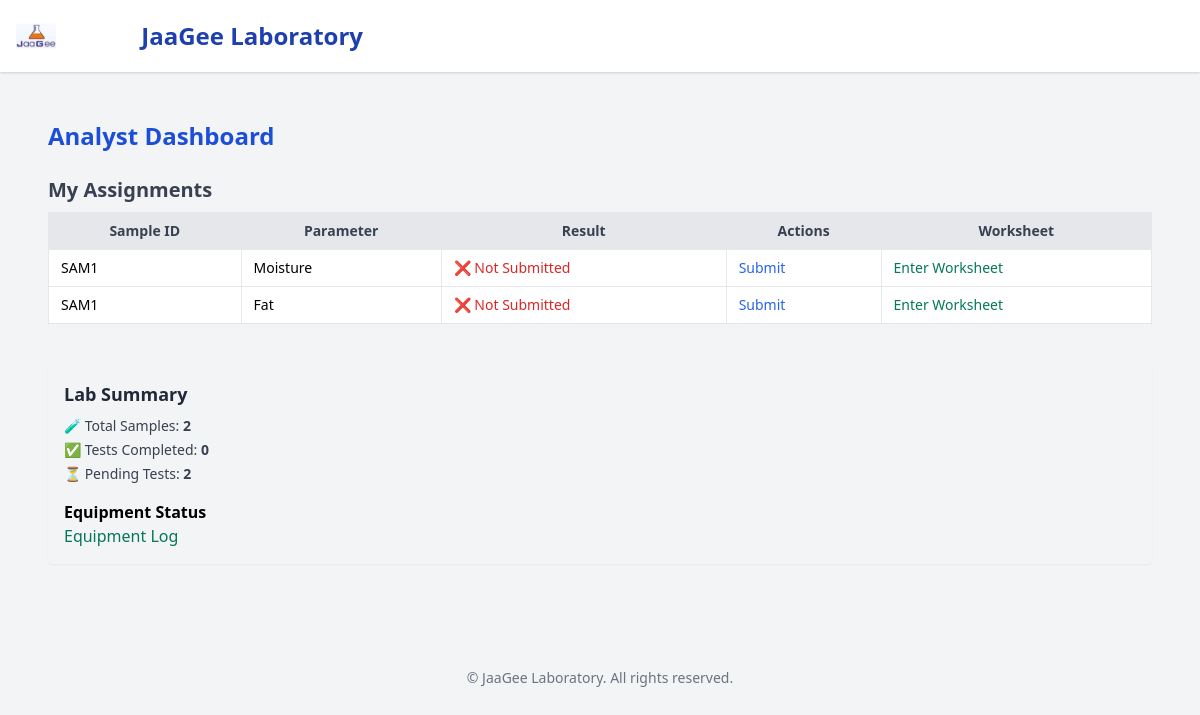
The page /dashboard/analyst/ (signed in) on the database as committed earlier.
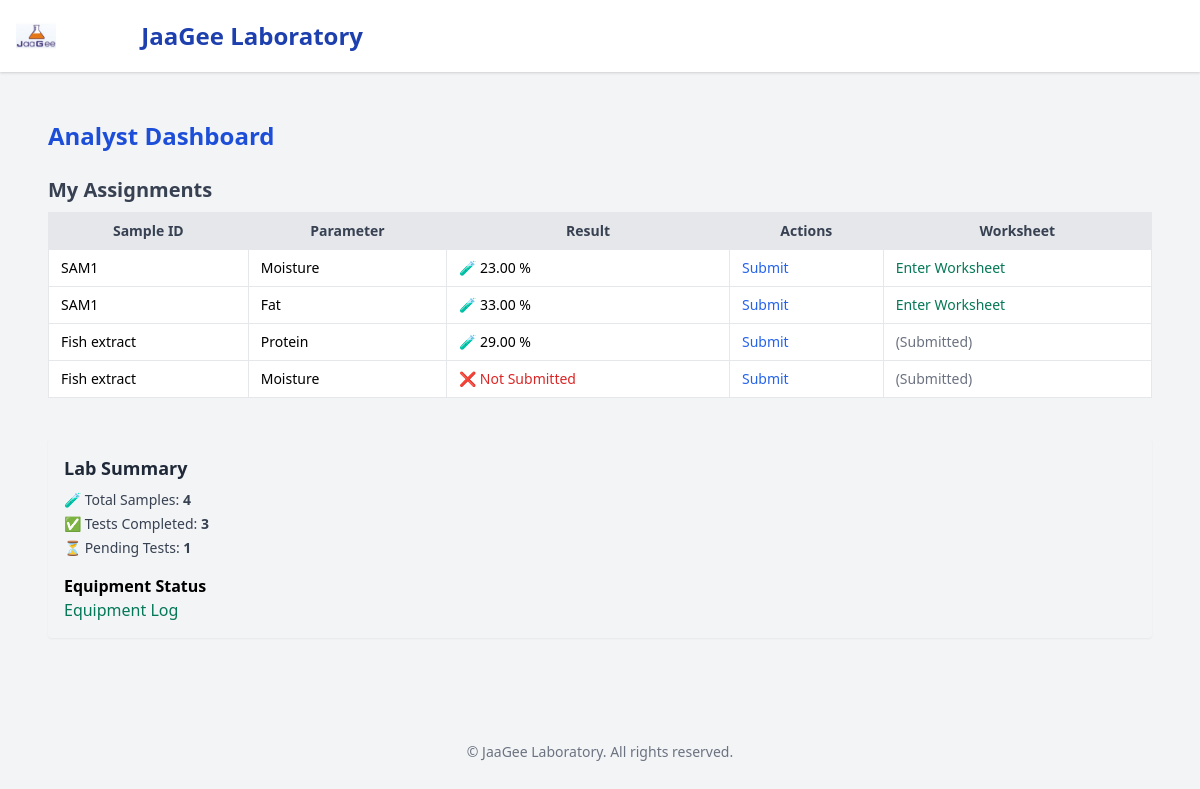
The same page on the database as committed later.
### core/models.py (models this page shows, shortened)
class TestAssignment(models.Model):
    sample = models.ForeignKey(Sample, on_delete=models.CASCADE)
    parameter = models.ForeignKey(TestParameter, on_delete=models.CASCADE)
    assigned_to = models.ForeignKey(User, on_delete=models.SET_NULL, null=True)
    deadline = models.DateField()
    status = models.CharField(max_length=20, choices=[('Pending', 'Pending'), ('Completed', 'Completed')])
    worksheet = models.ForeignKey('Worksheet', null=True, blank=True, on_delete=models.SET_NULL, related_name='test_assignments')

class Sample(models.Model):
    client = models.ForeignKey('Client', on_delete=models.CASCADE, related_name="samples")
    requested_parameters = models.ManyToManyField('TestParameter', blank=True)
    batch = models.ForeignKey('Batch', on_delete=models.SET_NULL, null=True, blank=True, related_name='sample_set')
    sample_id = models.CharField(max_length=30)
    nature_of_sample = models.CharField(max_length=100)
    weight = models.FloatField()
    status = models.CharField(max_length=30, default='Pending')  # Pending, In Progress, Completed
    qc_flag = models.CharField(
        max_length=20,
        choices=[
            ('', 'None'),
            ('Control', 'Control'),
            ('Duplicate', 'Duplicate'),
        ],
        default='',
        blank=True
    )

class TestParameter(models.Model):
    test_type = models.ForeignKey('TestType', on_delete=models.SET_NULL, null=True, blank=True)
    name = models.CharField(max_length=100)  # Protein, Fat, Ash, etc.
    price = models.DecimalField(max_digits=10, decimal_places=2, default=1000)

class TestResult(models.Model):
    assignment = models.OneToOneField(TestAssignment, on_delete=models.CASCADE)
    value = models.DecimalField(max_digits=6, decimal_places=2)
    unit = models.CharField(max_length=20, default='%')
    method = models.CharField(max_length=100, blank=True, null=True)
    submitted_at = models.DateTimeField(auto_now_add=True)

### core/views.py (the view)
# urls.py: path('dashboard/analyst/', views.analyst_dashboard, name='analyst_dashboard'),
@login_required
@user_passes_test(is_analyst)
def analyst_dashboard(request):
    user = request.user
    assignments = TestAssignment.objects.filter(
        assigned_to=user
    ).select_related('sample', 'parameter', 'worksheet')
    worksheet_ids = assignments.values_list('worksheet_id', flat=True).distinct()
    worksheets = Worksheet.objects.filter(id__in=worksheet_ids)
    worksheet_map = {a.id: a.worksheet for a in assignments if a.worksheet}
    total_samples = Sample.objects.count()
    completed_tests = TestAssignment.objects.filter(status='Completed').count()
    pending_tests = TestAssignment.objects.filter(status='Pending').count()
    equipment_status = Equipment.objects.values('status').annotate(count=Count('id'))
    results = TestResult.objects.filter(assignment__in=assignments)
    result_map = {r.assignment_id: r for r in results}
    context = {
        'assignments': assignments,
        'worksheet_map': worksheet_map,
        'total_samples': total_samples,
        'completed_tests': completed_tests,
        'pending_tests': pending_tests,
        'equipment_status': equipment_status,
        'result_map': result_map,
    }
    return render(request, 'core/analyst_dashboard.html', context)

### core/templatetags/custom_tags.py (called while the page is built)
@register.filter
def dict_get(d, key):
    return d.get(key)

### core/views.py (called while the page is built)
def is_analyst(user):
    return user.groups.filter(name='Analyst').exists()

### core/templates/core/analyst_dashboard.html (shortened to what this page needs)
{% extends 'base.html' %}
{% load custom_tags %}
{% load static %}
{% block content %}
<div class="max-w-6xl mx-auto p-6">
  <h2 class="text-2xl font-bold text-blue-700 mb-6">Analyst Dashboard</h2>
  <h3 class="text-xl font-semibold mb-2 text-gray-700">My Assignments</h3>
  {% if assignments %}
    <div class="overflow-x-auto">
      <table class="min-w-full table-auto border text-sm shadow-sm bg-white">
        <thead class="bg-gray-200 text-gray-700">
          <tr>
            <th class="border px-3 py-2">Sample ID</th>
            <th class="border px-3 py-2">Parameter</th>
            <th class="border px-3 py-2">Result</th>
            <th class="border px-3 py-2">Actions</th>
            <th class="border px-3 py-2">Worksheet</th>
          </tr>
        </thead>
        <tbody>
          {% for assignment in assignments %}
            <tr class="hover:bg-gray-50">
              <td class="border px-3 py-2">{{ assignment.sample.sample_id }}</td>
              <td class="border px-3 py-2">{{ assignment.parameter.name }}</td>
              <td class="border px-3 py-2">
                {% if assignment.id in result_map %}
                  {% with result=result_map|dict_get:assignment.id %}
                    🧪 {{ result.value }} {{ result.unit }}
                  {% endwith %}
                {% else %}
                  <span class="text-red-600">❌ Not Submitted</span>
                {% endif %}
              </td>
              <td class="border px-3 py-2">
                <a href="{% url 'submit_result' assignment.id %}" class="text-blue-600 hover:underline">Submit</a>
              </td>
              <td class="border px-3 py-2">
                {% with ws=worksheet_map|dict_get:assignment.id %}
                  {% if ws %}
                    <a href="{% url 'worksheet_entry' ws.id %}" class="text-green-700 hover:underline">Enter Worksheet</a>
                  {% else %}
                    <span class="text-gray-500">(Submitted)</span>
                  {% endif %}
                {% endwith %}
              </td>
            </tr>
          {% endfor %}
        </tbody>
      </table>
    </div>
  {% else %}
    <p class="text-gray-500 mt-4">No test assignments available.</p>
  {% endif %}
  <div class="mt-10 bg-gray-100 p-4 rounded shadow-sm">
    <h3 class="text-lg font-bold text-gray-800 mb-2">Lab Summary</h3>
    <ul class="text-sm text-gray-700 space-y-1">
      <li>🧪 Total Samples: <strong>{{ total_samples }}</strong></li>
      <li>✅ Tests Completed: <strong>{{ completed_tests }}</strong></li>
      <li>⏳ Pending Tests: <strong>{{ pending_tests }}</strong></li>
    </ul>
    <h4 class="mt-4 text-md font-semibold">Equipment Status</h4>
     <a href="{% url 'log_equipment_use' %}" class="text-green-700 hover:underline">Equipment Log</a>
  </div>
</div>
{% endblock %}

### templates/base.html (shortened to what this page needs)
{% load static %}
<!DOCTYPE html>
<html lang="en">
<head>
    <link rel="stylesheet" href="https://cdn.jsdelivr.net/npm/tailwindcss/dist/tailwind.min.css">
</head>
<body class="bg-gray-100">
    <header class="bg-white shadow p-4 flex justify-between items-center">
        <div class="flex items-center gap-4">
           <a href="{% url 'home' %}">
    <img src="{% static 'images/logo.jpg' %}" alt="JaaGee Logo" class="h-10 w-auto">
</a>
<form action="{% url 'logout' %}" method="post" class="inline">
    <button type="submit" class="underline text-white">Logout</button>
</form>
            <h1 class="text-2xl font-bold text-blue-800">JaaGee Laboratory</h1>
        </div>
    </header>
    <main class="p-6">
        {% block content %}{% endblock %}
    </main>
    <footer class="text-center text-sm text-gray-500 p-4 mt-10">
        &copy; {{ year }} JaaGee Laboratory. All rights reserved.
    </footer>
</body>
</html>

Rows that differ between the two databases and show on the page:
changed TestAssignment (number 1 of 4 on the later page): text "❌ Not Submitted" → "🧪"
added TestResult: value "23.00", unit "%"
changed TestAssignment "Fat": text "❌ Not Submitted" → "🧪"
added TestResult: value "33.00", unit "%"
added TestAssignment: sample.sample_id "Fish extract", parameter.name "Protein", shows "(Submitted)"
added TestResult: value "29.00", unit "%"
added TestAssignment: sample.sample_id "Fish extract", parameter.name "Moisture", shows "❌ Not Submitted", shows "(Submitted)"
Other text that changed with them:
{{ total_samples }}: "2" → "4"
{{ completed_tests }}: "0" → "3"
{{ pending_tests }}: "2" → "1"
